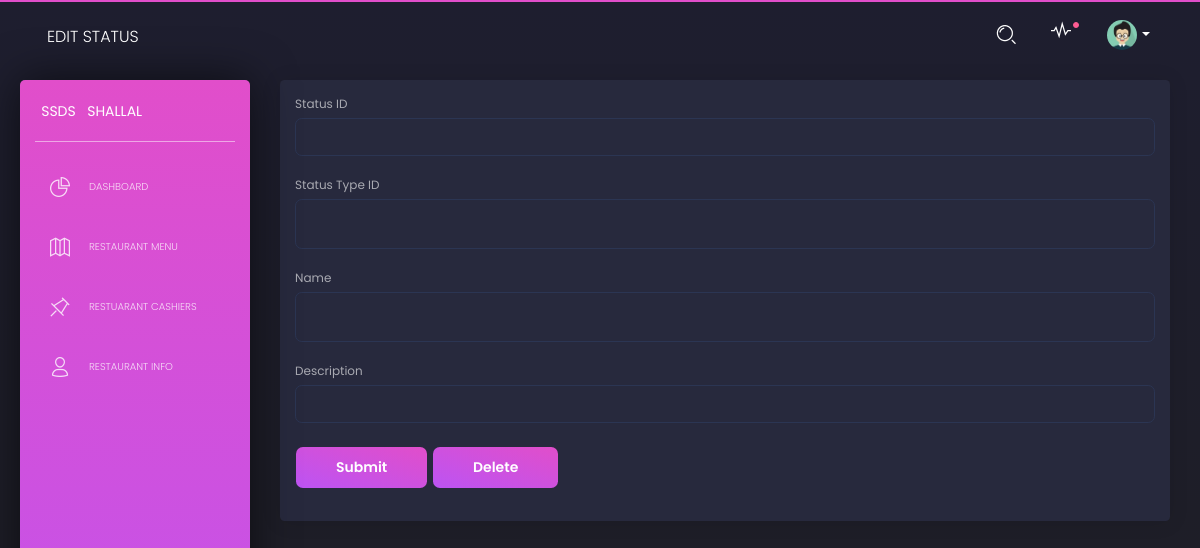
The page /editStatus/S2 on the database as committed earlier.
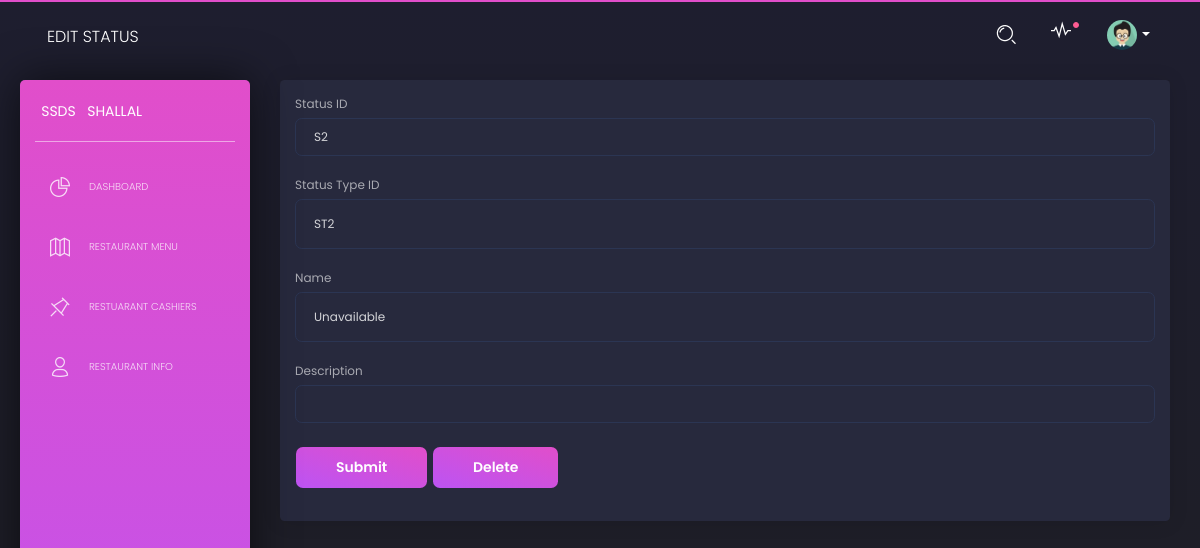
The same page on the database as committed later.
### database_setup.py (models this page shows)
class Status(Base):
    __tablename__='status'
    stsid=Column(String(10), primary_key=True,nullable=False)
    ststid=Column(String(10),ForeignKey("statustype.ststid"),nullable=False)
    name = Column(String(80), nullable=False)
    description=Column(String(225))

### ssds.py (the view, shortened to what this page needs)
@app.route('/editStatus/<string:stsid>', methods=['GET', 'POST'])
def editStatus(stsid):
    status = session.query(Status).filter_by(stsid=stsid).first()
    if request.method == 'POST' and request.form['submit_button'] == 'delete':
        session.delete(status)
        session.commit()
        return redirect(url_for('showDashboard'))
    else:
        return render_template('editStatus.html',
                               status=status)

### templates/editStatus.html (shortened to what the changed rows need)
<html lang="en" class="perfect-scrollbar-on"><head>
    <link href="https://use.fontawesome.com/releases/v5.0.6/css/all.css" rel="stylesheet">
    <link href="{{ url_for('static', filename='assets/css/nucleo-icons.css') }}" rel="stylesheet">
    <link href="{{ url_for('static', filename='assets/css/black-dashboard.css') }}" rel="stylesheet">
    <link href="{{ url_for('static', filename='assets/demo/demo.css') }}" rel="stylesheet">
</head>
  <body class="">
    <div class="wrapper">
      <div class="main-panel ps">
        <div class="content">
        <div class="card">
          <div class ="card-body">
            <form action="#" method="post">
                <div class="form-group">
                    <label for="stsid">Status ID</label>
                    <input type="stsid" class="form-control" name="stsid"  value="{{status.stsid}}">
                  </div>
                  <div class="form-group">
                      <label for="ststid">Status Type ID</label>
                      <input style="height:50px;" type="ststid" class="form-control" name="ststid"  value="{{status.ststid}}">
                    </div>
                    <div class="form-group">
                      <label for="name">Name</label>
                      <input style="height:50px"  class="form-control" name="name" value="{{status.name}}"">
                    </div>
            </form>
          </div>
        </div>
            </div>
  </div></div></body></html>

Rows that differ between the two databases and show on the page:
added Status: stsid "S2", ststid "ST2", name "Unavailable"
